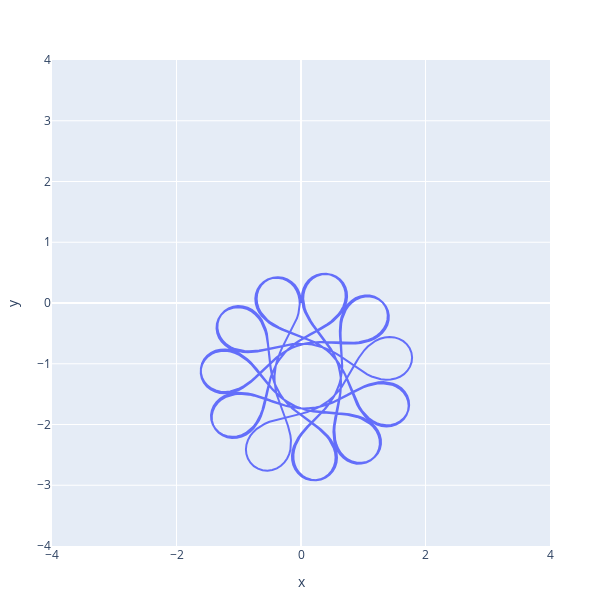

This figure's notebook cell:
### Code cell
cd = CurveData("1.0+2.0*sin(.5*pi*s)",0,0,0,1,-5*3.1416,20*3.1416)
sol = curve_from_curvature(cd,n=1000)

function plot_solution(sol)
    x = [q[1] for q in sol]
    y = [q[2] for q in sol]
    maximum(x)
    minimum(x)
    scatter(;x=x, y=y, mode="lines", name="Solution")
    layout = Layout(xaxis_title="x", yaxis_title="y",
    xaxis_range=[-2,2],yaxis_range=[-2,2],
    width=600, height=600)
end 



plot_data =[scatter_from_solution(sol)] 
plot(plot_data, layout)

### Figure 1 — Plotly figure (JSON) as saved in the notebook; plotly's stock layout.template omitted (floating-point values rounded to 4 significant figures; data arrays with more than 128 entries replaced by an {"elided": "..."} marker saying what was removed)
{"data": [{"mode": "lines", "name": "Solution", "type": "scatter", "x": {"elided": "1001 float values"}, "y": {"elided": "1001 float values"}}], "layout": {"height": 600, "margin": {"b": 50, "l": 50, "r": 50, "t": 60}, "width": 600, "xaxis": {"autorange": false, "range": [-4, 4], "title": {"text": "x"}, "type": "linear"}, "yaxis": {"autorange": false, "range": [-4, 4], "title": {"text": "y"}, "type": "linear"}}}
